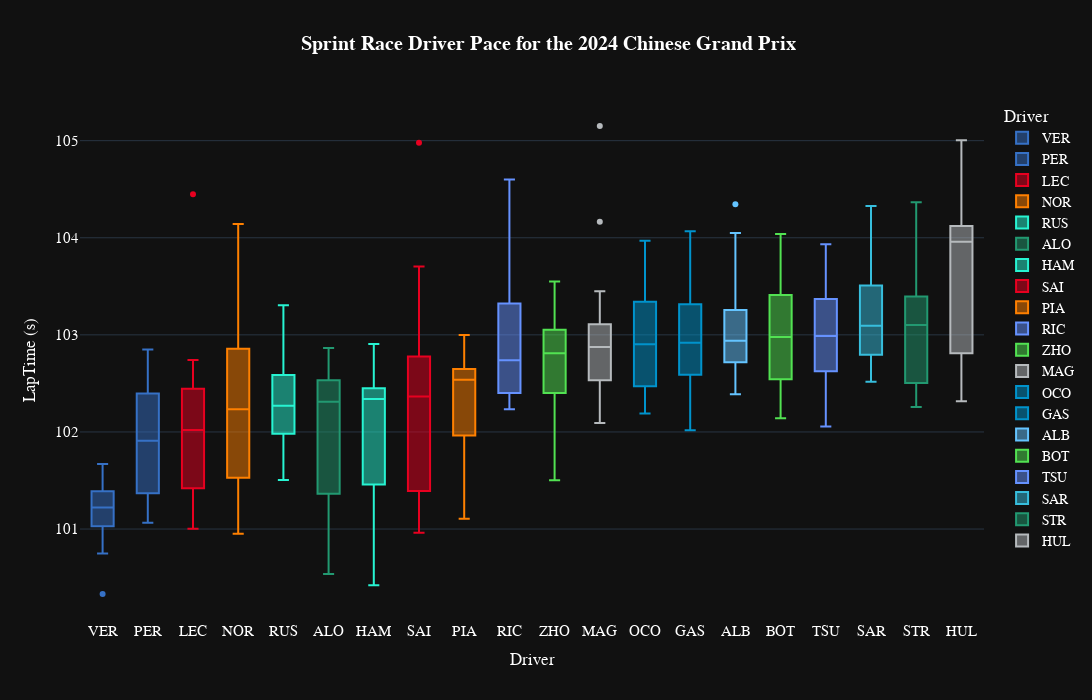

Notebook code for this chart:
### Code cell
fig=px.box(
    transformed_laps.sort_values(by=["median","LapNumber"]),
    x="Driver",
    y="LapTime (s)",
    color='Driver',
    template="plotly_dark",
    title="<b> Sprint Race Driver Pace for the {} {}</b>".format(year,gp),
    # palette=team_palette,
    # whiskerprops=dict(color="white"),
    # boxprops=dict(edgecolor="white"),
    # medianprops=dict(color="grey"),
    # capprops=dict(color="white"),
    height=700, width=1400,

color_discrete_map={
                 "ALB": "#64C4FF",
                 "ALO": "#229971",
                 "BOT": "#52e252",
                 "GAS": "#0093cc",
                 "HAM": "#27F4D2",
                 "HUL": "#B6BABD",
                 "LEC": "#E80020",
                 "MAG": "#B6BABD",
                 "NOR": "#FF8000",
                 "OCO": "#0093cc",
                 "PER": "#3671C6",
                 "PIA": "#FF8000",
                 "RIC": "#6692FF",
                 "RUS": "#27F4D2",
                 "SAI": "#E80020",
                 "SAR": "#37BEDD",
                 "STR": "#229971",
                 "TSU": "#6692FF",
                 "VER": "#3671C6",
                 "ZHO": "#52e252"
          }
)
fig.update_traces(opacity=1)
fig.update_layout(
    title_x=0.5,
    yaxis = dict(tickfont = dict(size=15)),
    xaxis = dict(tickfont = dict(size=15)),
    font=dict(
        family="PT Sans Narrow",
        size=14,
        color="White"
    ),
    title_font_family="PT Sans Narrow"
#  "Arial", "Balto", "Courier New", "Droid Sans", "Droid Serif", "Droid Sans Mono", "Gravitas One", "Old Standard TT", "Open Sans", "Overpass", "PT Sans Narrow", "Raleway", "Times New Roman"
)
fig.show()

### Figure 1 — Plotly figure (JSON) as saved in the notebook; plotly's stock layout.template omitted (floating-point values rounded to 4 significant figures)
{"data": [{"alignmentgroup": "True", "hovertemplate": "Driver=%{x}<br>LapTime (s)=%{y}<extra></extra>", "legendgroup": "VER", "marker": {"color": "#3671C6"}, "name": "VER", "notched": false, "offsetgroup": "VER", "opacity": 1, "orientation": "v", "showlegend": true, "type": "box", "x": ["VER", "VER", "VER", "VER", "VER", "VER", "VER", "VER", "VER", "VER", "VER", "VER", "VER", "VER", "VER", "VER", "VER", "VER"], "x0": " ", "xaxis": "x", "y": [101.5, 100.3, 100.7, 101.2, 101.0, 101.2, 101.1, 101.2, 100.8, 101.2, 101.2, 101.0, 101.2, 101.7, 101.0, 101.4, 101.4, 101.4], "y0": " ", "yaxis": "y"}, {"alignmentgroup": "True", "hovertemplate": "Driver=%{x}<br>LapTime (s)=%{y}<extra></extra>", "legendgroup": "PER", "marker": {"color": "#3671C6"}, "name": "PER", "notched": false, "offsetgroup": "PER", "opacity": 1, "orientation": "v", "showlegend": true, "type": "box", "x": ["PER", "PER", "PER", "PER", "PER", "PER", "PER", "PER", "PER", "PER", "PER", "PER", "PER", "PER", "PER", "PER", "PER", "PER"], "x0": " ", "xaxis": "x", "y": [101.5, 101.2, 101.1, 101.1, 101.3, 101.4, 101.8, 101.9, 102.4, 102.4, 102.4, 102.5, 102.7, 102.8, 102.8, 101.9, 101.8, 102.0], "y0": " ", "yaxis": "y"}, {"alignmentgroup": "True", "hovertemplate": "Driver=%{x}<br>LapTime (s)=%{y}<extra></extra>", "legendgroup": "LEC", "marker": {"color": "#E80020"}, "name": "LEC", "notched": false, "offsetgroup": "LEC", "opacity": 1, "orientation": "v", "showlegend": true, "type": "box", "x": ["LEC", "LEC", "LEC", "LEC", "LEC", "LEC", "LEC", "LEC", "LEC", "LEC", "LEC", "LEC", "LEC", "LEC", "LEC", "LEC", "LEC", "LEC"], "x0": " ", "xaxis": "x", "y": [101.7, 101.3, 101.0, 101.3, 101.2, 101.4, 101.4, 102.1, 102.2, 102.4, 102.5, 102.4, 102.5, 102.7, 104.4, 101.5, 101.9, 102.4], "y0": " ", "yaxis": "y"}, {"alignmentgroup": "True", "hovertemplate": "Driver=%{x}<br>LapTime (s)=%{y}<extra></extra>", "legendgroup": "NOR", "marker": {"color": "#FF8000"}, "name": "NOR", "notched": false, "offsetgroup": "NOR", "opacity": 1, "orientation": "v", "showlegend": true, "type": "box", "x": ["NOR", "NOR", "NOR", "NOR", "NOR", "NOR", "NOR", "NOR", "NOR", "NOR", "NOR", "NOR", "NOR", "NOR", "NOR", "NOR", "NOR", "NOR"], "x0": " ", "xaxis": "x", "y": [101.4, 101.3, 101.0, 101.6, 101.0, 101.5, 101.6, 102.2, 101.9, 102.6, 102.3, 102.7, 102.4, 102.9, 104.1, 103.0, 102.9, 103.8], "y0": " ", "yaxis": "y"}, {"alignmentgroup": "True", "hovertemplate": "Driver=%{x}<br>LapTime (s)=%{y}<extra></extra>", "legendgroup": "RUS", "marker": {"color": "#27F4D2"}, "name": "RUS", "notched": false, "offsetgroup": "RUS", "opacity": 1, "orientation": "v", "showlegend": true, "type": "box", "x": ["RUS", "RUS", "RUS", "RUS", "RUS", "RUS", "RUS", "RUS", "RUS", "RUS", "RUS", "RUS", "RUS", "RUS", "RUS", "RUS", "RUS", "RUS"], "x0": " ", "xaxis": "x", "y": [103.3, 101.6, 101.7, 101.5, 102.0, 102.3, 102.0, 102.2, 102.3, 102.0, 102.6, 102.5, 102.3, 102.5, 102.7, 102.2, 102.6, 102.7], "y0": " ", "yaxis": "y"}, {"alignmentgroup": "True", "hovertemplate": "Driver=%{x}<br>LapTime (s)=%{y}<extra></extra>", "legendgroup": "ALO", "marker": {"color": "#229971"}, "name": "ALO", "notched": false, "offsetgroup": "ALO", "opacity": 1, "orientation": "v", "showlegend": true, "type": "box", "x": ["ALO", "ALO", "ALO", "ALO", "ALO", "ALO", "ALO", "ALO", "ALO", "ALO", "ALO", "ALO", "ALO", "ALO"], "x0": " ", "xaxis": "x", "y": [100.7, 100.5, 101.0, 101.4, 101.4, 102.7, 102.5, 102.0, 102.2, 102.5, 102.4, 102.4, 102.9, 102.7], "y0": " ", "yaxis": "y"}, {"alignmentgroup": "True", "hovertemplate": "Driver=%{x}<br>LapTime (s)=%{y}<extra></extra>", "legendgroup": "HAM", "marker": {"color": "#27F4D2"}, "name": "HAM", "notched": false, "offsetgroup": "HAM", "opacity": 1, "orientation": "v", "showlegend": true, "type": "box", "x": ["HAM", "HAM", "HAM", "HAM", "HAM", "HAM", "HAM", "HAM", "HAM", "HAM", "HAM", "HAM", "HAM", "HAM", "HAM", "HAM", "HAM", "HAM"], "x0": " ", "xaxis": "x", "y": [100.6, 100.4, 100.5, 101.3, 101.5, 101.7, 102.2, 102.5, 102.3, 102.3, 102.4, 102.4, 102.3, 102.6, 102.4, 102.4, 102.6, 102.9], "y0": " ", "yaxis": "y"}, {"alignmentgroup": "True", "hovertemplate": "Driver=%{x}<br>LapTime (s)=%{y}<extra></extra>", "legendgroup": "SAI", "marker": {"color": "#E80020"}, "name": "SAI", "notched": false, "offsetgroup": "SAI", "opacity": 1, "orientation": "v", "showlegend": true, "type": "box", "x": ["SAI", "SAI", "SAI", "SAI", "SAI", "SAI", "SAI", "SAI", "SAI", "SAI", "SAI", "SAI", "SAI", "SAI", "SAI", "SAI", "SAI", "SAI"], "x0": " ", "xaxis": "x", "y": [101.4, 101.0, 101.0, 101.3, 101.2, 101.5, 102.0, 102.0, 102.4, 102.4, 102.4, 102.4, 102.7, 102.8, 105.0, 103.7, 102.8, 103.0], "y0": " ", "yaxis": "y"}, {"alignmentgroup": "True", "hovertemplate": "Driver=%{x}<br>LapTime (s)=%{y}<extra></extra>", "legendgroup": "PIA", "marker": {"color": "#FF8000"}, "name": "PIA", "notched": false, "offsetgroup": "PIA", "opacity": 1, "orientation": "v", "showlegend": true, "type": "box", "x": ["PIA", "PIA", "PIA", "PIA", "PIA", "PIA", "PIA", "PIA", "PIA", "PIA", "PIA", "PIA", "PIA", "PIA", "PIA", "PIA", "PIA", "PIA"], "x0": " ", "xaxis": "x", "y": [102.0, 101.1, 101.4, 101.5, 101.7, 102.6, 102.7, 102.6, 102.5, 102.6, 102.5, 102.5, 102.7, 102.5, 102.6, 102.6, 103.0, 102.8], "y0": " ", "yaxis": "y"}, {"alignmentgroup": "True", "hovertemplate": "Driver=%{x}<br>LapTime (s)=%{y}<extra></extra>", "legendgroup": "RIC", "marker": {"color": "#6692FF"}, "name": "RIC", "notched": false, "offsetgroup": "RIC", "opacity": 1, "orientation": "v", "showlegend": true, "type": "box", "x": ["RIC", "RIC", "RIC", "RIC", "RIC", "RIC", "RIC", "RIC", "RIC", "RIC", "RIC", "RIC", "RIC", "RIC", "RIC", "RIC", "RIC", "RIC"], "x0": " ", "xaxis": "x", "y": [103.3, 102.8, 102.4, 102.3, 102.2, 102.4, 102.6, 102.7, 102.7, 102.6, 102.9, 103.4, 103.3, 103.5, 102.4, 102.4, 104.6, 104.2], "y0": " ", "yaxis": "y"}, {"alignmentgroup": "True", "hovertemplate": "Driver=%{x}<br>LapTime (s)=%{y}<extra></extra>", "legendgroup": "ZHO", "marker": {"color": "#52e252"}, "name": "ZHO", "notched": false, "offsetgroup": "ZHO", "opacity": 1, "orientation": "v", "showlegend": true, "type": "box", "x": ["ZHO", "ZHO", "ZHO", "ZHO", "ZHO", "ZHO", "ZHO", "ZHO", "ZHO", "ZHO", "ZHO", "ZHO", "ZHO", "ZHO", "ZHO", "ZHO", "ZHO", "ZHO"], "x0": " ", "xaxis": "x", "y": [102.2, 102.0, 101.5, 101.8, 102.6, 102.4, 102.6, 103.5, 102.8, 102.9, 102.8, 103.1, 103.1, 102.8, 102.7, 102.8, 103.2, 103.5], "y0": " ", "yaxis": "y"}, {"alignmentgroup": "True", "hovertemplate": "Driver=%{x}<br>LapTime (s)=%{y}<extra></extra>", "legendgroup": "MAG", "marker": {"color": "#B6BABD"}, "name": "MAG", "notched": false, "offsetgroup": "MAG", "opacity": 1, "orientation": "v", "showlegend": true, "type": "box", "x": ["MAG", "MAG", "MAG", "MAG", "MAG", "MAG", "MAG", "MAG", "MAG", "MAG", "MAG", "MAG", "MAG", "MAG", "MAG", "MAG", "MAG", "MAG"], "x0": " ", "xaxis": "x", "y": [103.1, 102.9, 102.7, 102.1, 102.2, 102.5, 102.5, 102.4, 102.5, 102.9, 103.1, 103.4, 103.1, 103.2, 103.0, 102.5, 105.2, 104.2], "y0": " ", "yaxis": "y"}, {"alignmentgroup": "True", "hovertemplate": "Driver=%{x}<br>LapTime (s)=%{y}<extra></extra>", "legendgroup": "OCO", "marker": {"color": "#0093cc"}, "name": "OCO", "notched": false, "offsetgroup": "OCO", "opacity": 1, "orientation": "v", "showlegend": true, "type": "box", "x": ["OCO", "OCO", "OCO", "OCO", "OCO", "OCO", "OCO", "OCO", "OCO", "OCO", "OCO", "OCO", "OCO", "OCO", "OCO", "OCO", "OCO", "OCO"], "x0": " ", "xaxis": "x", "y": [104.0, 103.0, 102.2, 102.2, 102.6, 102.7, 102.7, 102.3, 102.4, 102.5, 102.8, 103.4, 103.7, 103.7, 103.3, 103.3, 103.2, 103.3], "y0": " ", "yaxis": "y"}, {"alignmentgroup": "True", "hovertemplate": "Driver=%{x}<br>LapTime (s)=%{y}<extra></extra>", "legendgroup": "GAS", "marker": {"color": "#0093cc"}, "name": "GAS", "notched": false, "offsetgroup": "GAS", "opacity": 1, "orientation": "v", "showlegend": true, "type": "box", "x": ["GAS", "GAS", "GAS", "GAS", "GAS", "GAS", "GAS", "GAS", "GAS", "GAS", "GAS", "GAS", "GAS", "GAS", "GAS", "GAS", "GAS", "GAS"], "x0": " ", "xaxis": "x", "y": [104.1, 103.0, 102.0, 102.3, 102.7, 102.6, 102.7, 102.9, 102.8, 102.4, 102.6, 102.9, 103.5, 103.8, 103.3, 103.3, 103.1, 103.8], "y0": " ", "yaxis": "y"}, {"alignmentgroup": "True", "hovertemplate": "Driver=%{x}<br>LapTime (s)=%{y}<extra></extra>", "legendgroup": "ALB", "marker": {"color": "#64C4FF"}, "name": "ALB", "notched": false, "offsetgroup": "ALB", "opacity": 1, "orientation": "v", "showlegend": true, "type": "box", "x": ["ALB", "ALB", "ALB", "ALB", "ALB", "ALB", "ALB", "ALB", "ALB", "ALB", "ALB", "ALB", "ALB", "ALB", "ALB", "ALB", "ALB", "ALB"], "x0": " ", "xaxis": "x", "y": [104.3, 104.0, 102.7, 102.5, 102.5, 102.6, 102.4, 102.8, 103.1, 102.9, 103.0, 103.4, 103.3, 102.8, 103.1, 102.8, 103.0, 103.9], "y0": " ", "yaxis": "y"}, {"alignmentgroup": "True", "hovertemplate": "Driver=%{x}<br>LapTime (s)=%{y}<extra></extra>", "legendgroup": "BOT", "marker": {"color": "#52e252"}, "name": "BOT", "notched": false, "offsetgroup": "BOT", "opacity": 1, "orientation": "v", "showlegend": true, "type": "box", "x": ["BOT", "BOT", "BOT", "BOT", "BOT", "BOT", "BOT", "BOT", "BOT", "BOT", "BOT", "BOT", "BOT", "BOT", "BOT", "BOT", "BOT", "BOT"], "x0": " ", "xaxis": "x", "y": [103.2, 103.1, 102.6, 102.2, 102.1, 102.5, 102.6, 102.5, 102.5, 102.8, 103.0, 103.4, 104.0, 103.8, 103.3, 102.9, 103.4, 103.9], "y0": " ", "yaxis": "y"}, {"alignmentgroup": "True", "hovertemplate": "Driver=%{x}<br>LapTime (s)=%{y}<extra></extra>", "legendgroup": "TSU", "marker": {"color": "#6692FF"}, "name": "TSU", "notched": false, "offsetgroup": "TSU", "opacity": 1, "orientation": "v", "showlegend": true, "type": "box", "x": ["TSU", "TSU", "TSU", "TSU", "TSU", "TSU", "TSU", "TSU", "TSU", "TSU", "TSU", "TSU", "TSU", "TSU", "TSU", "TSU", "TSU", "TSU"], "x0": " ", "xaxis": "x", "y": [103.9, 103.9, 102.1, 102.3, 102.2, 102.6, 102.6, 103.3, 102.8, 102.8, 102.7, 102.7, 103.1, 103.3, 103.2, 103.4, 103.7, 103.7], "y0": " ", "yaxis": "y"}, {"alignmentgroup": "True", "hovertemplate": "Driver=%{x}<br>LapTime (s)=%{y}<extra></extra>", "legendgroup": "SAR", "marker": {"color": "#37BEDD"}, "name": "SAR", "notched": false, "offsetgroup": "SAR", "opacity": 1, "orientation": "v", "showlegend": true, "type": "box", "x": ["SAR", "SAR", "SAR", "SAR", "SAR", "SAR", "SAR", "SAR", "SAR", "SAR", "SAR", "SAR", "SAR", "SAR", "SAR", "SAR", "SAR", "SAR"], "x0": " ", "xaxis": "x", "y": [104.3, 103.9, 102.8, 102.7, 102.8, 102.5, 103.0, 103.1, 102.8, 102.9, 103.2, 103.1, 103.2, 103.7, 103.5, 103.9, 103.4, 103.1], "y0": " ", "yaxis": "y"}, {"alignmentgroup": "True", "hovertemplate": "Driver=%{x}<br>LapTime (s)=%{y}<extra></extra>", "legendgroup": "STR", "marker": {"color": "#229971"}, "name": "STR", "notched": false, "offsetgroup": "STR", "opacity": 1, "orientation": "v", "showlegend": true, "type": "box", "x": ["STR", "STR", "STR", "STR", "STR", "STR", "STR", "STR", "STR", "STR", "STR", "STR", "STR", "STR", "STR", "STR", "STR", "STR"], "x0": " ", "xaxis": "x", "y": [103.2, 102.5, 102.5, 102.3, 102.3, 102.4, 103.4, 102.5, 102.5, 102.7, 103.0, 103.4, 103.9, 103.4, 103.3, 103.2, 103.2, 104.4], "y0": " ", "yaxis": "y"}, {"alignmentgroup": "True", "hovertemplate": "Driver=%{x}<br>LapTime (s)=%{y}<extra></extra>", "legendgroup": "HUL", "marker": {"color": "#B6BABD"}, "name": "HUL", "notched": false, "offsetgroup": "HUL", "opacity": 1, "orientation": "v", "showlegend": true, "type": "box", "x": ["HUL", "HUL", "HUL", "HUL", "HUL", "HUL", "HUL", "HUL", "HUL", "HUL", "HUL", "HUL", "HUL", "HUL", "HUL", "HUL", "HUL", "HUL"], "x0": " ", "xaxis": "x", "y": [104.2, 102.8, 102.4, 102.3, 102.4, 102.8, 102.8, 103.4, 103.9, 104.0, 103.2, 104.1, 104.1, 104.0, 105.0, 104.2, 104.1, 104.2], "y0": " ", "yaxis": "y"}], "layout": {"boxmode": "overlay", "font": {"color": "White", "family": "PT Sans Narrow", "size": 14}, "height": 700, "legend": {"title": {"text": "Driver"}, "tracegroupgap": 0}, "title": {"font": {"family": "PT Sans Narrow"}, "text": "<b> Sprint Race Driver Pace for the 2024 Chinese Grand Prix</b>", "x": 0.5}, "width": 1400, "xaxis": {"anchor": "y", "categoryarray": ["VER", "PER", "LEC", "NOR", "RUS", "ALO", "HAM", "SAI", "PIA", "RIC", "ZHO", "MAG", "OCO", "GAS", "ALB", "BOT", "TSU", "SAR", "STR", "HUL"], "categoryorder": "array", "domain": [0, 1], "tickfont": {"size": 15}, "title": {"text": "Driver"}}, "yaxis": {"anchor": "x", "domain": [0, 1], "tickfont": {"size": 15}, "title": {"text": "LapTime (s)"}}}}
